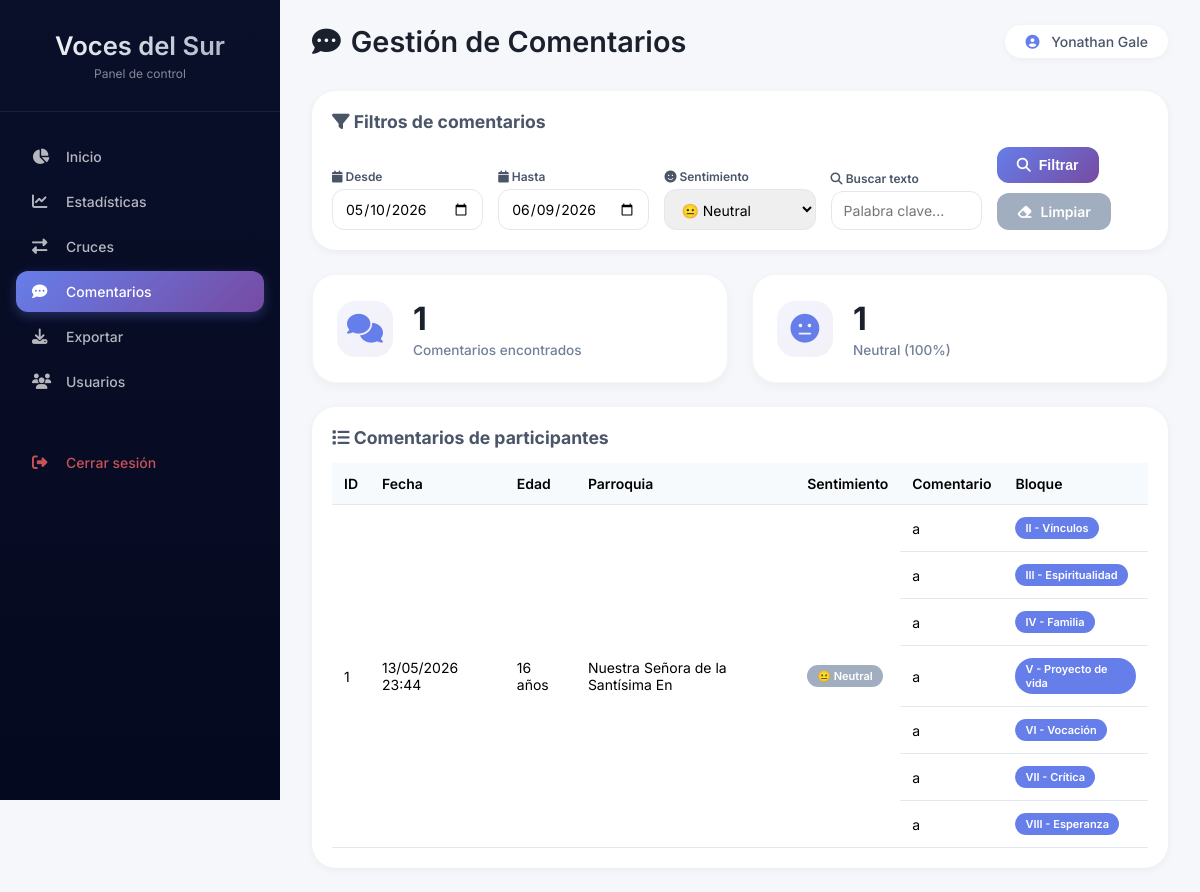
The app's page /dashboard/comentarios.php?sentimiento=neutral (signed in) with its own data.
### tables this page shows
CREATE TABLE `analisis_texto` (
  `id` int(11) NOT NULL,
  `respuesta_id` int(11) DEFAULT NULL,
  `texto_original` text DEFAULT NULL,
  `sentimiento` varchar(20) DEFAULT NULL,
  `palabras_clave` text DEFAULT NULL,
  `tema_principal` varchar(100) DEFAULT NULL
);

CREATE TABLE `respuestas` (
  `id` int(11) NOT NULL,
  `fecha` timestamp NOT NULL DEFAULT current_timestamp(),
  `ip` varchar(45) DEFAULT NULL,
  `p1_anio` varchar(20) DEFAULT NULL,
  `p2_parroquia` varchar(100) DEFAULT NULL,
  `p3_pertenencia` varchar(5) DEFAULT NULL,
  `p4_atraccion` varchar(5) DEFAULT NULL,
  `p5_espiritualidad` varchar(5) DEFAULT NULL,
  `p6_familia` varchar(5) DEFAULT NULL,
  `p7_proyecto` varchar(5) DEFAULT NULL,
  `p8_vocacion` varchar(5) DEFAULT NULL,
  `p9_critica` text DEFAULT NULL,
  `p10_esperanza` int(11) DEFAULT NULL,
  `campo_libre` text DEFAULT NULL,
  `permiso_padres` varchar(5) DEFAULT NULL,
  `comentario_bloque2` text DEFAULT NULL COMMENT 'Comentario bloque II - Vínculos',
  `comentario_bloque3` text DEFAULT NULL COMMENT 'Comentario bloque III - Espiritualidad',
  `comentario_bloque4` text DEFAULT NULL COMMENT 'Comentario bloque IV - Familia',
  `comentario_bloque5` text DEFAULT NULL COMMENT 'Comentario bloque V - Proyecto de vida',
  `comentario_bloque6` text DEFAULT NULL COMMENT 'Comentario bloque VI - Vocación',
  `comentario_bloque7` text DEFAULT NULL COMMENT 'Comentario bloque VII - Crítica',
  `comentario_bloque8` text DEFAULT NULL COMMENT 'Comentario bloque VIII - Esperanza',
  `comentario_bloque9` text DEFAULT NULL COMMENT 'Comentario bloque VIII - Esperanza social',
  `p4b_situacion` varchar(5) DEFAULT NULL COMMENT 'P4b-1: Situación principal (estudio/trabajo/busco/etc)',
  `p4b_area` varchar(5) DEFAULT NULL COMMENT 'P4b-2: Área de interés formativo/laboral',
  `p4b_movilidad` varchar(5) DEFAULT NULL COMMENT 'P4b-3: Disposición a movilidad territorial',
  `comentario_p4b1` text DEFAULT NULL COMMENT 'Comentario P4b-1 - Situación principal',
  `comentario_p4b2` text DEFAULT NULL COMMENT 'Comentario P4b-2 - Área de interés',
  `comentario_p4b3` text DEFAULT NULL COMMENT 'Comentario P4b-3 - Movilidad territorial'
);

### dashboard/comentarios.php (the view, shortened to what this page needs)
<?php
require_once '../db_config.php';
$fecha_desde = $_GET['fecha_desde'] ?? date('Y-m-d', strtotime('-30 days'));
$fecha_hasta = $_GET['fecha_hasta'] ?? date('Y-m-d');
$sentimiento_filtro = $_GET['sentimiento'] ?? '';
$buscar = $_GET['buscar'] ?? '';
$where = [];
$params = [];
if ($fecha_desde && $fecha_hasta) {
    $where[] = "DATE(r.fecha) BETWEEN ? AND ?";
    $params[] = $fecha_desde;
    $params[] = $fecha_hasta;
}
if ($sentimiento_filtro) {
    $where[] = "a.sentimiento = ?";
    $params[] = $sentimiento_filtro;
}
$where_sql = !empty($where) ? "WHERE " . implode(" AND ", $where) : "";
$sql = "SELECT r.id, r.fecha, r.p1_anio, r.p2_parroquia, r.campo_libre,
        r.comentario_bloque2, r.comentario_bloque3, r.comentario_bloque4,
        r.comentario_bloque5, r.comentario_bloque6, r.comentario_bloque7,
        r.comentario_bloque8, a.sentimiento
        FROM respuestas r
        LEFT JOIN analisis_texto a ON r.id = a.respuesta_id
        $where_sql
        AND (r.campo_libre IS NOT NULL AND r.campo_libre != ''
             OR r.comentario_bloque2 IS NOT NULL AND r.comentario_bloque2 != ''
             OR r.comentario_bloque3 IS NOT NULL AND r.comentario_bloque3 != ''
             OR r.comentario_bloque4 IS NOT NULL AND r.comentario_bloque4 != ''
             OR r.comentario_bloque5 IS NOT NULL AND r.comentario_bloque5 != ''
             OR r.comentario_bloque6 IS NOT NULL AND r.comentario_bloque6 != ''
             OR r.comentario_bloque7 IS NOT NULL AND r.comentario_bloque7 != ''
             OR r.comentario_bloque8 IS NOT NULL AND r.comentario_bloque8 != '')
        ORDER BY r.id DESC";
$stmt = $pdo->prepare($sql);
$stmt->execute($params);
$comentarios = $stmt->fetchAll();
$sentimientos = $pdo->query("SELECT sentimiento, COUNT(*) as total FROM analisis_texto GROUP BY sentimiento")->fetchAll();
$total_comentarios = array_sum(array_column($sentimientos, 'total'));
require_once 'header.php';
?>
<div class="filtros-card">
    <h3><i class="fas fa-filter"></i> Filtros de comentarios</h3>
    <form method="GET" class="filtros-form">
        <div class="filtros-grid">
            <div class="filtro-group">
                <label><i class="fas fa-calendar"></i> Desde</label>
                <input type="date" name="fecha_desde" value="<?= $fecha_desde ?>">
            </div>
            <div class="filtro-group">
                <label><i class="fas fa-calendar"></i> Hasta</label>
                <input type="date" name="fecha_hasta" value="<?= $fecha_hasta ?>">
            </div>
            <div class="filtro-group">
                <label><i class="fas fa-smile"></i> Sentimiento</label>
                <select name="sentimiento">
                    <option value="neutral" <?= $sentimiento_filtro == 'neutral' ? 'selected' : '' ?>>😐 Neutral</option>
                </select>
            </div>
            <div class="filtro-group">
                <label><i class="fas fa-search"></i> Buscar texto</label>
                <input type="text" name="buscar" placeholder="Palabra clave..." value="<?= htmlspecialchars($buscar) ?>">
            </div>
            <div class="filtro-group botones-group">
                <button type="submit" class="btn-filtrar"><i class="fas fa-search"></i> Filtrar</button>
                <a href="comentarios.php" class="btn-limpiar"><i class="fas fa-eraser"></i> Limpiar</a>
            </div>
        </div>
    </form>
</div>
<div class="stats-grid" style="margin-bottom: 24px;">
    <div class="stat-card">
        <div class="stat-icon"><i class="fas fa-comments"></i></div>
        <div class="stat-info"><h3><?= count($comentarios) ?></h3><p>Comentarios encontrados</p></div>
    </div>
    <?php foreach ($sentimientos as $s): ?>
        <div class="stat-card">
            <?php
            $icono_sentimiento = 'meh';
            ?>
            <div class="stat-icon"><i class="fas fa-<?= $icono_sentimiento ?>"></i></div>
            <div class="stat-info">
                <h3><?= $s['total'] ?></h3>
                <p><?= ucfirst($s['sentimiento']) ?> (<?= $total_comentarios > 0 ? round(($s['total'] / $total_comentarios) * 100, 1) : 0 ?>%)</p>
            </div>
        </div>
    <?php endforeach; ?>
</div>
<div class="table-container">
    <h3><i class="fas fa-list"></i> Comentarios de participantes</h3>
    <div class="table-responsive">
        <table id="tablaComentarios" class="tabla-dinamica" style="width: 100%;">
            <thead>
                <tr>
                    <th>ID</th>
                    <th>Fecha</th>
                    <th>Edad</th>
                    <th>Parroquia</th>
                    <th>Sentimiento</th>
                    <th>Comentario</th>
                    <th>Bloque</th>
                </tr>
            </thead>
            <tbody>
                <?php foreach ($comentarios as $c):
                    $comentarios_bloques = [];
                    if (!empty($c['comentario_bloque2'])) $comentarios_bloques[] = ['bloque' => 'II - Vínculos', 'texto' => $c['comentario_bloque2']];
                    if (!empty($c['comentario_bloque3'])) $comentarios_bloques[] = ['bloque' => 'III - Espiritualidad', 'texto' => $c['comentario_bloque3']];
                    if (!empty($c['comentario_bloque4'])) $comentarios_bloques[] = ['bloque' => 'IV - Familia', 'texto' => $c['comentario_bloque4']];
                    if (!empty($c['comentario_bloque5'])) $comentarios_bloques[] = ['bloque' => 'V - Proyecto de vida', 'texto' => $c['comentario_bloque5']];
                    if (!empty($c['comentario_bloque6'])) $comentarios_bloques[] = ['bloque' => 'VI - Vocación', 'texto' => $c['comentario_bloque6']];
                    if (!empty($c['comentario_bloque7'])) $comentarios_bloques[] = ['bloque' => 'VII - Crítica', 'texto' => $c['comentario_bloque7']];
                    if (!empty($c['comentario_bloque8'])) $comentarios_bloques[] = ['bloque' => 'VIII - Esperanza', 'texto' => $c['comentario_bloque8']];
                    $sentimiento_clase = '';
                    $sentimiento_icono = '';
                    if ($c['sentimiento'] == 'positivo') {
                        $sentimiento_clase = 'badge-admin';
                        $sentimiento_icono = '😊';
                    } elseif ($c['sentimiento'] == 'negativo') {
                        $sentimiento_clase = 'btn-eliminar';
                        $sentimiento_icono = '😞';
                    } else {
                        $sentimiento_clase = 'badge-lector';
                        $sentimiento_icono = '😐';
                    }
                ?>
                    <?php foreach ($comentarios_bloques as $idx => $com): ?>
                        <tr class="fade-in">
                            <?php if ($idx === 0): ?>
                                <td rowspan="<?= count($comentarios_bloques) ?>"><?= $c['id'] ?></td>
                                <td rowspan="<?= count($comentarios_bloques) ?>"><?= date('d/m/Y H:i', strtotime($c['fecha'])) ?></td>
                                <td rowspan="<?= count($comentarios_bloques) ?>"><?= $c['p1_anio'] ? (2026 - intval($c['p1_anio'])) . ' años' : '-' ?></td>
                                <td rowspan="<?= count($comentarios_bloques) ?>"><?= htmlspecialchars(substr($c['p2_parroquia'] ?? '-', 0, 35)) ?></td>
                                <td rowspan="<?= count($comentarios_bloques) ?>"><span class="<?= $sentimiento_clase ?>" style="display: inline-block; padding: 4px 10px; border-radius: 20px;"><?= $sentimiento_icono ?> <?= ucfirst($c['sentimiento'] ?? 'Sin análisis') ?></span></td>
                            <?php endif; ?>
                            <td style="max-width: 400px; word-break: break-word;"><?= nl2br(htmlspecialchars(substr($com['texto'], 0, 200))) ?><?= strlen($com['texto']) > 200 ? '...' : '' ?></td>
                            <td><span class="badge-lector" style="background: #667eea; display: inline-block; padding: 4px 10px; border-radius: 20px;"><?= $com['bloque'] ?></span></td>
                        </tr>
                    <?php endforeach; ?>
                <?php endforeach; ?>
            </tbody>
        </table>
    </div>
</div>
<?php require_once 'footer.php'; ?>

### dashboard/css/dashboard.css (style rules this page uses)
* { margin: 0; padding: 0; box-sizing: border-box; }
body { font-family: 'Inter', 'Segoe UI', sans-serif; background: #f5f7fb; overflow-x: hidden; }
.stats-grid { display: grid; grid-template-columns: repeat(auto-fit, minmax(240px, 1fr)); gap: 24px; margin-bottom: 32px; }
.stat-card { background: white; border-radius: 24px; padding: 24px; display: flex; align-items: center; gap: 20px; box-shadow: 0 4px 12px rgba(0,0,0,0.04); transition: all 0.3s ease; border: 1px solid rgba(0,0,0,0.04); }
.stat-icon { width: 56px; height: 56px; background: linear-gradient(135deg, #667eea15, #764ba215); border-radius: 18px; display: flex; align-items: center; justify-content: center; font-size: 1.8em; color: #667eea; }
.stat-info h3 { font-size: 2em; font-weight: 700; color: #1a202c; margin-bottom: 4px; }
.stat-info p { color: #718096; font-size: 0.85em; font-weight: 500; }
.filtros-card { background: white; border-radius: 24px; padding: 20px; margin-bottom: 24px; box-shadow: 0 2px 8px rgba(0,0,0,0.05); }
.filtros-card h3 { margin-bottom: 15px; color: #4a5568; font-size: 1.1em; }
.filtros-grid { display: flex; flex-wrap: wrap; gap: 15px; align-items: flex-end; }
.filtro-group { flex: 1; min-width: 150px; }
.filtro-group label { display: block; margin-bottom: 5px; font-size: 12px; font-weight: 600; color: #4a5568; }
.filtro-group input, .filtro-group select { width: 100%; padding: 10px 12px; border: 1.5px solid #e2e8f0; border-radius: 12px; font-size: 14px; font-family: inherit; }
.botones-group { display: flex; gap: 10px; align-items: center; flex-wrap: wrap; }
.btn-filtrar { background: linear-gradient(135deg, #667eea, #764ba2); color: white; border: none; padding: 10px 20px; border-radius: 12px; cursor: pointer; font-weight: 600; font-size: 14px; display: inline-flex; align-items: center; gap: 8px; transition: transform 0.2s; }
.btn-limpiar { background: #a0aec0; color: white; border: none; padding: 10px 20px; border-radius: 12px; cursor: pointer; font-weight: 600; font-size: 14px; text-decoration: none; display: inline-flex; align-items: center; gap: 8px; }
.table-container { background: white; border-radius: 24px; padding: 20px; margin-top: 24px; box-shadow: 0 2px 8px rgba(0,0,0,0.05); overflow-x: auto; }
.table-container h3 { margin-bottom: 15px; color: #4a5568; font-size: 1.1em; }
.table-responsive { overflow-x: auto; -webkit-overflow-scrolling: touch; }
.tabla-dinamica { width: 100%; border-collapse: collapse; font-size: 14px; min-width: 600px; }
.tabla-dinamica th, .tabla-dinamica td { padding: 12px; text-align: left; border-bottom: 1px solid #e2e8f0; }
.tabla-dinamica th { background: #f7fafc; font-weight: 600; cursor: pointer; white-space: nowrap; }
.badge-lector { background: #a0aec0; color: white; padding: 4px 10px; border-radius: 20px; font-size: 11px; font-weight: 600; display: inline-block; }
.fade-in { animation: fadeIn 0.3s ease; }

### records on screen
analisis_texto: respuesta "1", respuesta.fecha "13/05/2026 23:44", 2026-intval($c['p1_anio']) "16", respuesta.p2_parroquia "Nuestra Señora de la Santísima En", sentimiento "😐", sentimiento "Neutral", texto "a", bloque "II - Vínculos", bloque "III - Espiritualidad", bloque "IV - Familia", bloque "V - Proyecto de vida", bloque "VI - Vocación", bloque "VII - Crítica", bloque "VIII - Esperanza"

### other values on screen
$titulo "Gestión de Comentarios"
$_SESSION['admin_nombre'] "Yonathan Gale"
count($comentarios) "1"
$s['total'] "1"
$s['sentimiento'] "Neutral"
